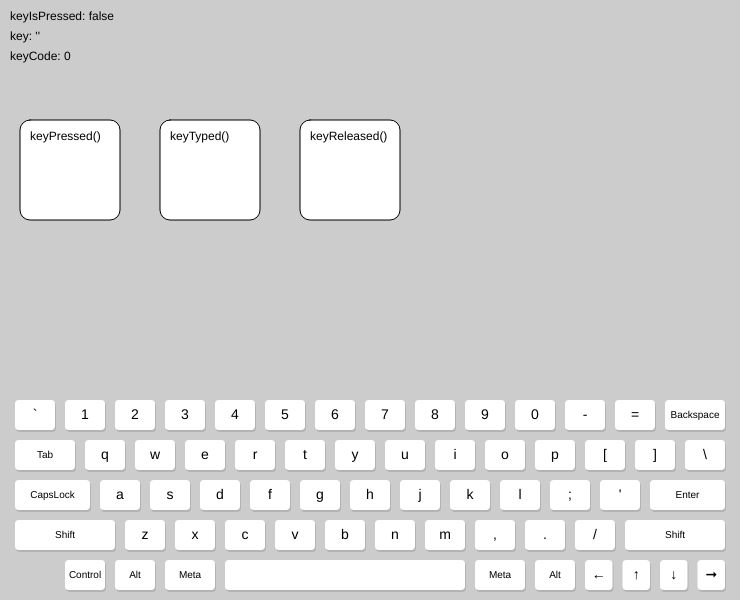
Frame 1 (no input)
Frame 60 (no input): identical to frame 1, image omitted
Frame 120 (the mouse pressed at the canvas centre since frame 60): identical to frame 1, image omitted

The p5.js sketch that drew this single still picture (run headless with seeded random() and noise() and a simulated clock; from frame 60 on, the mouse is pressed at the canvas centre):

// p5.js sketch
// ── sketch.js
// TODO: Lowercase keys get the uppercase keyCode
//       Numbers get the number keyCode.

const L = -1;
const U = -2;

let rows = [
  [[['`',192], '~'],['1',['!',49]],['2',['@',50]],['3',['#',51]],['4',['$',52]],['5',['%',53]],['6',['^',54]],['7',['&',55]],['8',['*',56]],['9',['(',57]],['0',[')',48]],[['-',189],'_'],[['=',187],'+'],[['Backspace',8],null, 1.5]
  ],
  [
    [['Tab', 9],null, 1.5],[['q',81],'Q'],[['w',87],'W'],[['e',69],'E'],[['r',82],'R'],[['t',84],'T'],[['y',89],'Y'],[['u',85],'U'],[['i',73],'I'],[['o',79],'O'],[['p', 80],'P'],[['[',219],'{'],[[']',221],'}'],[['\\',220],'|']
  ],
  [
    [['CapsLock',20],null, 1.875],[['a',65],'A'],[['s',83],'S'],[['d',68],'D'],[['f',70],'F'],[['g',71],'G'],[['h',72],'H'],[['j',74],'J'],[['k',75],'K'],[['l',76],'L'],[[';',186],[':',186]],[['\'',222],['"',222]],[['Enter',13],null, 1.875]
  ],
  [
    [['Shift',16],null, 2.5],[['z',90],'Z'],[['x',88],'X'],[['c',67],'C'],[['v',86],'V'],[['b',66],'B'],[['n',78],'N'],[['m',77],'M'],[[',',188],['<',188]],[['.',190],['>',190]],[['/',191],['?',191]],[['Shift',16],null, 2.5]    
  ],
  [
    [['Control',17],null,null,50],[['Alt',18]],[['Meta',91],null,1.25],[' ',null, 6],[['Meta',93],null,1.25],[['Alt',18]],[['←',37],null,0.6875],[['↑',38],null, 0.6875],[['↓',40],null,0.6875],[['➞',39],null,0.6875]
  ],
]

let keys = [];
let keyHash = {};
let particles = [];
let lastParticle = null;

let keyPressedDisplay;
let keyTypedDisplay;
let keyReleasedDisplay;

function setup() {
  createCanvas(740, 600);
  colorMode(HSB);
  
  keyPressedDisplay = new EventDisplay(20, 120, "keyPressed()", 10, -10);
  keyTypedDisplay = new EventDisplay(160, 120, "keyTyped()", 0, 0);
  keyReleasedDisplay = new EventDisplay(300, 120, "keyReleased()", 10, 10);
  
  // console.log('textSize', textSize());
  
  let x = 15;
  let y = 360;
  
  for (let r of rows){
    y = y + 40;
    
    for (let k of r){
      let lower;
      let lowerCode;
      let upper = null;
      let upperCode = null;
      let w = k[2] ? k[2]: 1;
      let xOffset = k[3] ? k[3]: 0;
      
      if (typeof(k[0]) === 'object'){
        lower = k[0][0];
        lowerCode = k[0][1];
        // console.log('..ob', k, typeof(k[0]), k[0], lower, lowerCode);
      } else {
        lower = k[0];
        lowerCode = lower.charCodeAt(0);
      }
      
      if (k[1] !== null && typeof(k[1]) !== 'undefined'){
        if (typeof(k[1]) == 'object'){
          // console.log('k', k);
          // console.log('line 50');
          upper = k[1][0];
          upperCode = k[1][1];
        } else {
          // console.log('line 54');
          upper = k[1];
          upperCode = upper.charCodeAt(0);
        }
      } 
      
      let newKey = new Key(
        x, y, lower, lowerCode, upper, upperCode, w, xOffset
      );
      
      keys.push(newKey)
      
      if (keyHash.hasOwnProperty(lowerCode)){
        keyHash[lowerCode].push(newKey);   
      } else {
        keyHash[lowerCode] = [newKey];          
      }
      
      if (upperCode){
        if (keyHash.hasOwnProperty(upperCode)){
          keyHash[upperCode].push(newKey);
        } else {
          keyHash[upperCode] = [newKey];
        }
      }
        
      // console.log(newKey.lower, newKey.lowerCode, newKey.upper, newKey.upperCode);

      x = newKey.x + newKey.w + 10;
    }
    
    x = 15;
  }
  
  cursor(CROSS);
  
}

function draw() {
  background(80);

  push();
  noStroke();
  fill(0);
  text(`keyIsPressed: ${keyIsPressed}`, 10, 20);    
  text(`key: '${key}'`, 10, 40);
  text(`keyCode: ${keyCode}`, 10, 60);
  pop();
    
  if (keyIsPressed){
    // console.log('key', key, keyCode)
    let charCode = keyCode;
    // if (keyCode == 229){
    //   charCode = key.charCodeAt(0);
    // }
    
    if (keyHash.hasOwnProperty(keyCode)){
      keyHash[keyCode].forEach(k => k.isPressed = true);
      // Emit a particle
      let k = keyHash[keyCode][0];
      
      if (lastParticle && lastParticle.key == key){
        lastParticle.d = lastParticle.d + 1;
      } else {
        if (lastParticle){
          particles.push(lastParticle);
        }
        lastParticle = new Particle(k.x + k.w / 2, k.y + k.h / 2, key, keyCode);
      }
    }
  } else {
    if (lastParticle){
      particles.push(lastParticle);
    }
    lastParticle = null;
  }
  
  for (let k of keys){
    k.show();
    k.reset();
  }
  
  keyPressedDisplay.show();
  keyTypedDisplay.show();
  keyReleasedDisplay.show();

  keyPressedDisplay.update();
  keyTypedDisplay.update();
  keyReleasedDisplay.update();  
  
  for (let i = particles.length - 1; i >= 0; i--){
    let p = particles[i];
    // console.log('p', p.msg);
    p.update();
    p.show();
        
    if (p.y + p.d / 2 < 0){
      particles.splice(i, 1);
    }
  }
  
  if (lastParticle){
    lastParticle.show();
  }
}

function keyPressed(){
  if (keyHash.hasOwnProperty(keyCode)){
    let k = keyHash[keyCode][0];
    keyPressedDisplay.trigger(k, key, keyCode);
  }
}

function keyTyped(){
  if (keyHash.hasOwnProperty(keyCode)){
    let k = keyHash[keyCode][0];
    keyTypedDisplay.trigger(k, key, keyCode);
  }
}

function keyReleased(){
  if (keyHash.hasOwnProperty(keyCode)){
    let k = keyHash[keyCode][0];
    keyReleasedDisplay.trigger(k, key, keyCode);
  }
}


// ── event_display.js
class EventDisplay {
  constructor(x, y, label, yBendOffset, endXOffset){
    this.x = x;
    this.y = y;
    this.h = 100;
    this.w = 100;
    this.label = label;
    this.key = null;
    this.keyCode = null;
    this.kX = null;
    this.kY = null;
    this.yBendOffset = yBendOffset;
    this.endXOffset = endXOffset;
    this.MAX_AGE = 60;
    this.DELAY = 40;
    this.age = 200;
  }
  
  update(key, keyCode){
    this.age = this.age + 1;
  }
  
  trigger(k, key, keyCode){
    this.kX = k.x + k.w / 2 + this.endXOffset;
    this.kY = k.y;
    this.key = key;
    this.keyCode = keyCode;
    this.age = 0;
  }
  
  show(){
    let drawAge = pow(
      map(constrain(this.age, this.DELAY, this.MAX_AGE), this.DELAY, this.MAX_AGE, 0, 1), 3);
    
    
    push();
    
    if (this.age < this.MAX_AGE){
      let s = map(constrain(drawAge, 0, 0.015), 0, 0.015, 80, 0);
      fill(50, s, 100);      
    } else {
      fill(100);    
    }
    
    rect(this.x, this.y, this.w, this.h, 10);
    
    fill(0);
    noStroke();
    text(this.label, this.x + 10, this.y + 20);
    
    if (this.key){
      text(`key: ${this.key}`, this.x + 10, this.y + 40);
    }
    
    if (this.keyCode){
      text(`keyCode: ${this.keyCode}`, this.x + 10, this.y + 60);
    }
    
    if (this.age < this.MAX_AGE){   
      if (this.kX && this.kY){
        stroke(0);
        let x1 = this.x + this.w / 2;
        let y1 = this.y + this.h;

        let x2 = x1;
        let y2 = this.y + this.h + 50 + this.yBendOffset;

        let x3 = this.kX;
        let y3 = y2;

        let x4 = this.kX;
        let y4 = this.kY;

        let dist1 = dist(x1, y1, x2, y2);
        let dist2 = dist(x2, y2, x3, y3);
        let dist3 = dist(x3, y3, x4, y4);
        let totalDist = dist1 + dist2 + dist3;

        let distToDraw = map(drawAge, 0, 1, totalDist, 0);
        let a = map(drawAge, 0, 1, 1, 0);
        stroke(50, 80, 100, a);
        strokeWeight(4);
        
        if (distToDraw < dist1){  
          y2 = lerp(y1, y2, distToDraw / dist1);             
          line(x1, y1, x2, y2);
        } else {
          line(x1, y1, x2, y2);
          
          distToDraw = distToDraw - dist1;
          
          if (distToDraw < dist2){
            x3 = lerp(x2, x3, distToDraw / dist2);
            line(x2, y2, x3, y3);
          } else {
            line(x2, y2, x3, y3);
            
            distToDraw = distToDraw - dist2;
            
            if (distToDraw < dist3){
              y4 = lerp(y3, y4, distToDraw / dist3);
              line(x3, y3, x4, y4);
            } else {
              line(x3, y3, x4, y4);
            }
          }
        }
      }
    }
    
    pop();
  }
  
}
// ── key.js
class Key {
  constructor (x, y, lower, lowerCode, upper, upperCode, w, xOffset){
    this.x = x + (xOffset || 0);
    this.y = y;
    this.lower = lower;
    this.lowerCode = lowerCode;
    this.w = w ? w * 40 : 40;
    this.h = 30;
    
    if (upper == null){    
      this.upper = lower;
      this.upperCode = lowerCode;
    } else {
      this.upper = upper;
      this.upperCode = upperCode;
    }
    
    this.isPressed = false;      
  }
  
  
  show () {
    push();
    translate(this.x, this.y);
    
    fill(70);
    noStroke();

    
    if (this.isPressed){
      rect(1,1,this.w, this.h, 4);
      fill(50, 80, 100);
    } else {

      rect(1,2,this.w, this.h, 4);      
      fill(100);      
    }
    //stroke(0);
    //strokeWeight(4);
    noStroke();
    rect(0, 0, this.w, this.h, 4);
    
    translate(this.w / 2, this.h / 2);
    fill(0);
    textAlign(CENTER, CENTER);
    let txt = this.lower;
    if (keyIsDown(SHIFT)){
      txt = this.upper;          
    }
    
    if (txt.length > 1){
      textSize(10);
    } else {
      textSize(14);
    }
    
    text(txt, 0, 0);
    
    pop();
  }
  
  reset () {
    this.isPressed = false;
  }
}
// ── particle.js
class Particle {
  constructor(x, y, key, keyCode){
    this.x = x;
    this.y = y;
    
    this.d = 20;
    this.age = 0;
    this.opacity = 0.5;
    this.keyCode = keyCode
    this.key = key;
    // console.log('p', this.x, this.y, this.msg);
  }
  
  update(){
    let xVel = map(noise(frameCount / 500, this.x, this.y/1000), 0, 1, -5, 5);
    this.x = this.x + xVel;
    this.y = this.y + -0.2 * (this.age * this.age) / 100;
    // this.d = this.d + random(0, 1);
    this.opacity = max(0.1, this.opacity - 0.0025);
    this.age += 1;
  }
  
  show(){
    push();
    stroke(this.keyCode, 90, 100, 0.8);
    fill(this.keyCode, 90, 100, this.opacity);
    circle(this.x, this.y, this.d);
    fill(0);
    textAlign(CENTER, CENTER);
    
    if (this.key.length > 1){
      textSize(10);
    } else {
      textSize(14)
    }
    text(this.key, this.x, this.y);
    pop();
  }
}
